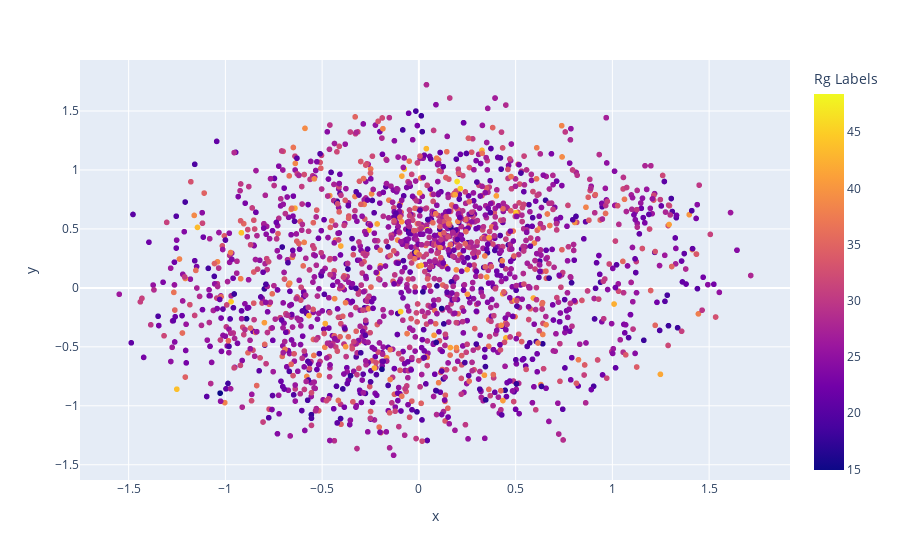

The notebook cell this image was saved under:
### Code cell
analysis.tsne_scatter_plot_2()

### Figure 1 — Plotly figure (JSON) as saved in the notebook; plotly's stock layout.template omitted (floating-point values rounded to 4 significant figures; data arrays with more than 128 entries replaced by an {"elided": "..."} marker saying what was removed)
{"data": [{"customdata": {"elided": "2000x1 int values"}, "hovertemplate": "x=%{x}<br>y=%{y}<br>Row=%{customdata[0]}<br>Rg Labels=%{marker.color}<extra></extra>", "legendgroup": "", "marker": {"color": {"elided": "2000 float values"}, "coloraxis": "coloraxis", "symbol": "circle"}, "mode": "markers", "name": "", "showlegend": false, "type": "scattergl", "x": {"elided": "2000 float values"}, "xaxis": "x", "y": {"elided": "2000 float values"}, "yaxis": "y"}], "layout": {"coloraxis": {"colorbar": {"title": {"text": "Rg Labels"}}, "colorscale": [[0, "#0d0887"], [0.1111, "#46039f"], [0.2222, "#7201a8"], [0.3333, "#9c179e"], [0.4444, "#bd3786"], [0.5556, "#d8576b"], [0.6667, "#ed7953"], [0.7778, "#fb9f3a"], [0.8889, "#fdca26"], [1, "#f0f921"]]}, "legend": {"tracegroupgap": 0}, "margin": {"t": 60}, "xaxis": {"anchor": "y", "domain": [0, 1], "title": {"text": "x"}}, "yaxis": {"anchor": "x", "domain": [0, 1], "title": {"text": "y"}}}}
